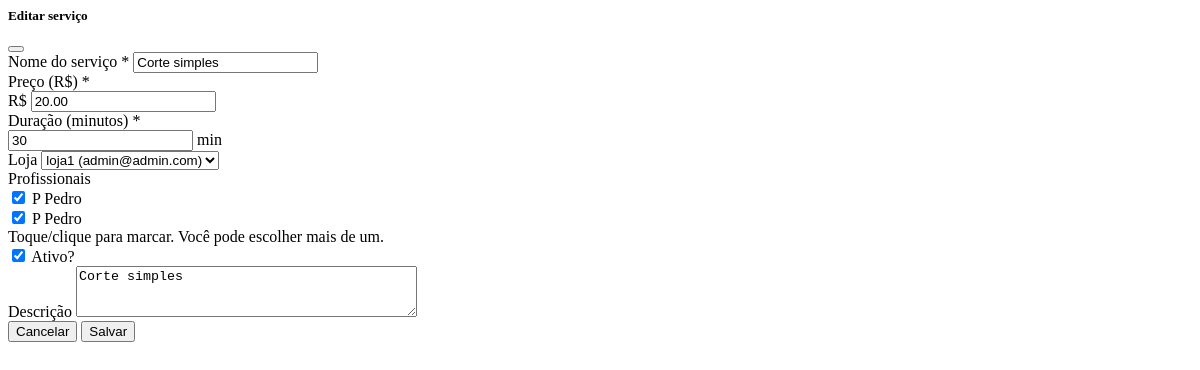
The page /cadastro/servicos/22/edit/ (signed in) on the database as committed earlier.
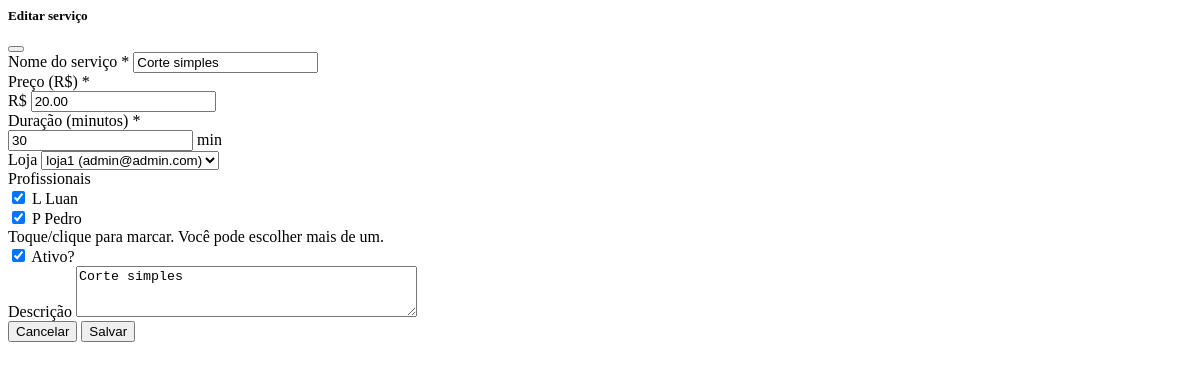
The same page on the database as committed later.
### apps/cadastro/models.py (models this page shows, shortened)
class Funcionario(models.Model):
    class Cargo(models.TextChoices):
        BARBEIRO = 'barbeiro', 'Barbeiro'
        CABELEIREIRO = 'cabeleireiro', 'Cabeleireiro(a)'
        MANICURE = 'manicure', 'Manicure/Pedicure'
        ESTETICISTA = 'esteticista', 'Esteticista'
        SOMBRANCELHA = 'sobrancelha', 'Designer de Sobrancelha'
        RECEPCAO = 'recepcao', 'Recepção'
        OUTRO = 'outro', 'Outro'
    phone_regex = RegexValidator(
        r'^\+?\d{10,15}$',
        'Informe telefone no formato internacional, ex.: +5585...'
    )
    loja = models.ForeignKey('Loja', on_delete=models.CASCADE, related_name='funcionarios')
    nome = models.CharField(max_length=120)
    cargo = models.CharField(max_length=20, choices=Cargo.choices, default=Cargo.BARBEIRO)
    email = models.EmailField(blank=True, null=True)
    telefone = models.CharField(max_length=17, blank=True, null=True, validators=[phone_regex])
    slug = models.SlugField(max_length=160, blank=True)
    ativo = models.BooleanField(default=True)
    criado_em = models.DateTimeField(auto_now_add=True)
    atualizado_em = models.DateTimeField(auto_now=True)
    class Meta:
        verbose_name = 'Funcionário'
        verbose_name_plural = 'Funcionários'
        unique_together = (('loja', 'slug'),)
        ordering = ('nome',)

### apps/cadastro/views.py (the view, shortened to what this page needs)
# urls.py: path('servicos/<int:pk>/edit/', views.servico_edit, name='servico_edit'),
@login_required
@subscription_required
def servico_edit(request, pk):
    if not getattr(request.user, 'is_owner', False):
        return redirect('accounts:owner_login')
    lojas_qs = request.user.lojas.order_by('nome')
    serv = get_object_or_404(Servico, pk=pk, loja__owner=request.user)
    form = ServicoForm(request.GET or None, instance=serv, lojas=lojas_qs)
    return render(request, 'cadastro/partials/servico_form_edit.html',
                  {'form': form, 'servico': serv, 'acao': 'Editar serviço'})

### apps/accounts/models.py (called while the page is built)
    def is_active(self) -> bool:
        return timezone.now() <= self.end_date

### apps/cadastro/models.py (called while the page is built)
    def __str__(self):
        return f"{self.nome} ({self.owner.email})"

### apps/cadastro/templates/cadastro/partials/servico_form_edit.html (shortened to what the changed rows need)
{% load widget_tweaks %}
<form
  method="post"
  hx-post="{% url 'cadastro:servico_edit' servico.pk %}"
  hx-target="#servicos-tbody"
  hx-select="#servicos-tbody"
  hx-include="#filtros-servicos"
  hx-swap="outerHTML"
  hx-indicator="#servicos-loading"
  hx-indicator="#btnSalvarServicoEdit .spinner-border"
  hx-disabled-elt="input,select,textarea,button"
  hx-on="htmx:afterRequest: if (event.target.id === 'servicoEditForm' && event.detail.xhr.status < 400) { try { bootstrap.Modal.getOrCreateInstance(document.getElementById('modalServicoOps')).hide(); } catch(e) {} }"
  id="servicoEditForm"
  novalidate
>
  <div class="modal-body" id="modal-servico-body">
    <div class="row g-3">
      {% if form.profissionais %}
        {% with selected=form.profissionais.value %}
        <div class="col-12">
          <div class="row g-2 prof-chips" role="group" aria-label="{{ form.profissionais.label }}">
            {% for p in form.profissionais.field.queryset %}
              <div class="col-6 col-md-4 col-lg-3">
                <label class="btn btn-outline-primary w-100 d-flex align-items-center gap-2 mb-0">
                  <input
                    type="checkbox"
                    class="visually-hidden profissional-check"
                    name="{{ form.profissionais.html_name }}"
                    value="{{ p.pk }}"
                    {% if selected %}
                      {% if p.pk|stringformat:"s" in selected or p.pk in selected %}checked{% endif %}
                    {% else %}
                      {% if p in servico.profissionais.all %}checked{% endif %}
                    {% endif %}
                  >
                  {% if p.foto %}
                    <img src="{{ p.foto.url }}" alt="{{ p.nome }}" class="rounded-circle" width="28" height="28">
                  {% else %}
                    <span class="rounded-circle bg-light border d-inline-flex align-items-center justify-content-center"
                          style="width:28px;height:28px;">
                      <span class="small fw-semibold">{{ p.nome|first|upper }}</span>
                    </span>
                  {% endif %}
                  <span class="text-truncate">{{ p.nome }}</span>
                </label>
              </div>
            {% endfor %}
          </div>
        </div>
        {% endwith %}
      {% endif %}
    </div>
  </div>
</form>

Rows that differ between the two databases and show on the page:
removed Funcionario: profissionais "☑", nome|first "P", nome "Pedro"
added Funcionario: profissionais "☑", nome|first "L", nome "Luan"
